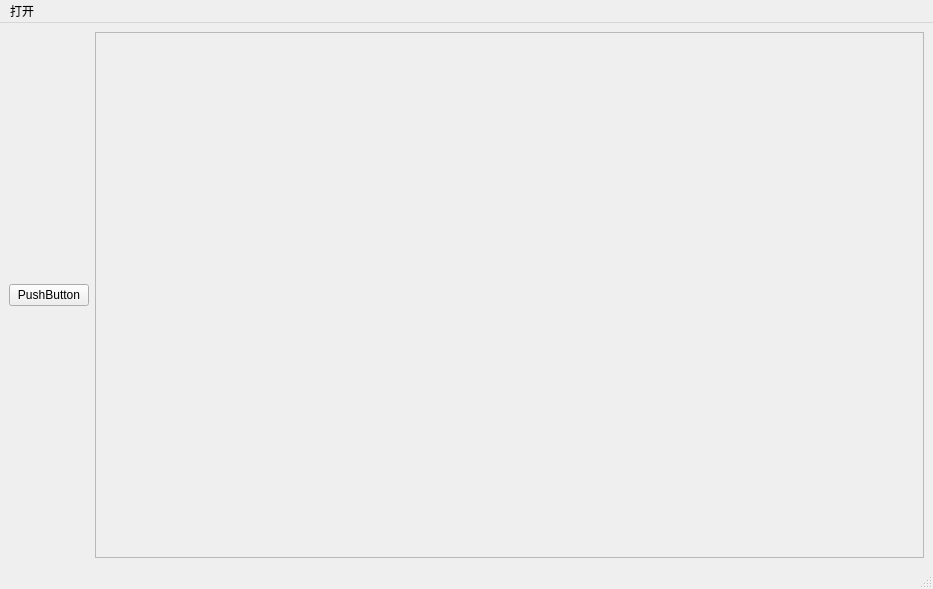
<?xml version="1.0" encoding="UTF-8"?>
<ui version="4.0">
 <class>MainWindow</class>
 <widget class="QMainWindow" name="MainWindow">
  <property name="geometry">
   <rect>
    <x>0</x>
    <y>0</y>
    <width>933</width>
    <height>589</height>
   </rect>
  </property>
  <property name="windowTitle">
   <string>MainWindow</string>
  </property>
  <widget class="QWidget" name="centralwidget">
   <layout class="QHBoxLayout" name="horizontalLayout">
    <item>
     <layout class="QVBoxLayout" name="verticalLayout">
      <property name="spacing">
       <number>6</number>
      </property>
      <property name="sizeConstraint">
       <enum>QLayout::SetDefaultConstraint</enum>
      </property>
      <item>
       <widget class="QPushButton" name="pushButton">
        <property name="text">
         <string>PushButton</string>
        </property>
       </widget>
      </item>
     </layout>
    </item>
    <item>
     <layout class="QVBoxLayout" name="verticalLayout_2">
      <item>
       <widget class="QScrollArea" name="scrollArea">
        <property name="widgetResizable">
         <bool>true</bool>
        </property>
        <widget class="QWidget" name="scrollAreaWidgetContents">
         <property name="geometry">
          <rect>
           <x>0</x>
           <y>0</y>
           <width>828</width>
           <height>522</height>
          </rect>
         </property>
        </widget>
       </widget>
      </item>
     </layout>
    </item>
   </layout>
  </widget>
  <widget class="QMenuBar" name="menubar">
   <property name="geometry">
    <rect>
     <x>0</x>
     <y>0</y>
     <width>933</width>
     <height>23</height>
    </rect>
   </property>
   <widget class="QMenu" name="menu">
    <property name="title">
     <string>打开</string>
    </property>
    <addaction name="openfile"/>
    <addaction name="openfolder"/>
   </widget>
   <addaction name="menu"/>
  </widget>
  <widget class="QStatusBar" name="statusbar"/>
  <action name="openfile">
   <property name="text">
    <string>打开文件</string>
   </property>
  </action>
  <action name="openfolder">
   <property name="text">
    <string>打开文件夹</string>
   </property>
  </action>
 </widget>
 <resources/>
 <connections/>
</ui>
